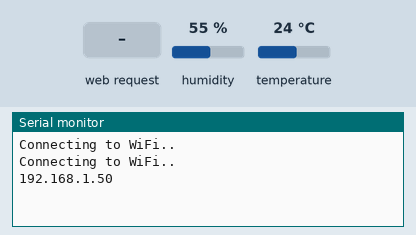
This program was run on a simulated ESP32. Shown: the last lines printed to the serial monitor. The inputs (shaded band) are chosen by the test bench; at power-on: humidity 55 %, temperature 24 °C. WiFi joins after 1.5 s; servers stay silent unless stated; storage starts empty.

Above: at 3.2 s.
3.3 s: HTTP request GET /temperature received
At 3.7 s:
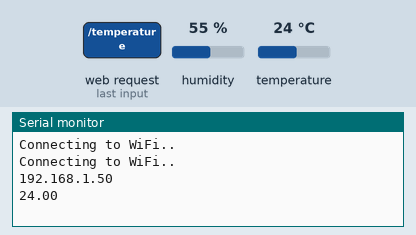
4.8 s: HTTP request GET /humidity received
At 6.3 s:
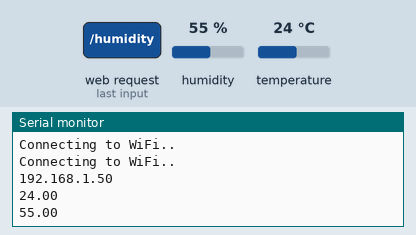

The program:

main.cpp
```cpp
#include <Arduino.h>
#include <WiFi.h>
#include <ESPAsyncWebServer.h>
#include <SPIFFS.h>
//#include <ESPAsyncTCP.h>
#include <Wire.h>
#include <Adafruit_Sensor.h>
#include <DHT.h>

const char* ssid = "2anhem";
const char* password = "boo112904";

#define DHTPIN 4
#define DHTTYPE DHT11
DHT dht(DHTPIN, DHTTYPE);

AsyncWebServer server(80);

String readDHT11Temperature() {
  float t = dht.readTemperature();
  //t = 1.8 * t + 32; (F)
  if (isnan(t)) {
    Serial.println("Failed to read from DHT11 sensor!");
    return "";
  }
  else {
    Serial.println(t);
    return String(t);
  }
}

String readDHT11Humidity() {
  float h = dht.readHumidity();
  if (isnan(h)) {
    Serial.println("Failed to read from DHT11 sensor!");
    return "";
  }
  else {
    Serial.println(h);
    return String(h);
  }
}

void setup(){
  Serial.begin(115200);

  dht.begin();
  // Initialize SPIFFS
  if(!SPIFFS.begin()){
    Serial.println("An Error has occurred while mounting SPIFFS");
    return;
  }

  // Connect to Wi-Fi
  WiFi.begin(ssid, password);
  while (WiFi.status() != WL_CONNECTED) {
    delay(1000);
    Serial.println("Connecting to WiFi..");
  }
  Serial.println(WiFi.localIP());

  // Route for root / web page
  server.on("/", HTTP_GET, [](AsyncWebServerRequest *request){
    request->send(SPIFFS, "/index.html");
  });
  server.on("/temperature", HTTP_GET, [](AsyncWebServerRequest *request){
    request->send_P(200, "text/plain", readDHT11Temperature().c_str());
  });
  server.on("/humidity", HTTP_GET, [](AsyncWebServerRequest *request){
    request->send_P(200, "text/plain", readDHT11Humidity().c_str());
  });

  // Start server
  server.begin();
}

void loop(){

}
```

Measured:
- after the input at 3.3 s, the serial monitor: prints a new line after 0.05 s (image 1)
- after the input at 4.8 s, the serial monitor: prints a new line at once (image 2)
